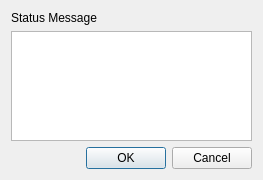
<ui version="4.0" >
 <class>statusMessageDialog</class>
 <widget class="QDialog" name="statusMessageDialog" >
  <property name="geometry" >
   <rect>
    <x>0</x>
    <y>0</y>
    <width>263</width>
    <height>180</height>
   </rect>
  </property>
  <property name="windowTitle" >
   <string>Dialog</string>
  </property>
  <layout class="QVBoxLayout" >
   <item>
    <widget class="QLabel" name="label" >
     <property name="text" >
      <string>Status Message</string>
     </property>
    </widget>
   </item>
   <item>
    <widget class="QTextEdit" name="statusMessageEdit" />
   </item>
   <item>
    <widget class="QDialogButtonBox" name="buttonBox" >
     <property name="orientation" >
      <enum>Qt::Horizontal</enum>
     </property>
     <property name="standardButtons" >
      <set>QDialogButtonBox::Cancel|QDialogButtonBox::NoButton|QDialogButtonBox::Ok</set>
     </property>
    </widget>
   </item>
  </layout>
 </widget>
 <resources/>
 <connections>
  <connection>
   <sender>buttonBox</sender>
   <signal>accepted()</signal>
   <receiver>statusMessageDialog</receiver>
   <slot>accept()</slot>
   <hints>
    <hint type="sourcelabel" >
     <x>248</x>
     <y>254</y>
    </hint>
    <hint type="destinationlabel" >
     <x>157</x>
     <y>274</y>
    </hint>
   </hints>
  </connection>
  <connection>
   <sender>buttonBox</sender>
   <signal>rejected()</signal>
   <receiver>statusMessageDialog</receiver>
   <slot>reject()</slot>
   <hints>
    <hint type="sourcelabel" >
     <x>316</x>
     <y>260</y>
    </hint>
    <hint type="destinationlabel" >
     <x>286</x>
     <y>274</y>
    </hint>
   </hints>
  </connection>
 </connections>
</ui>
